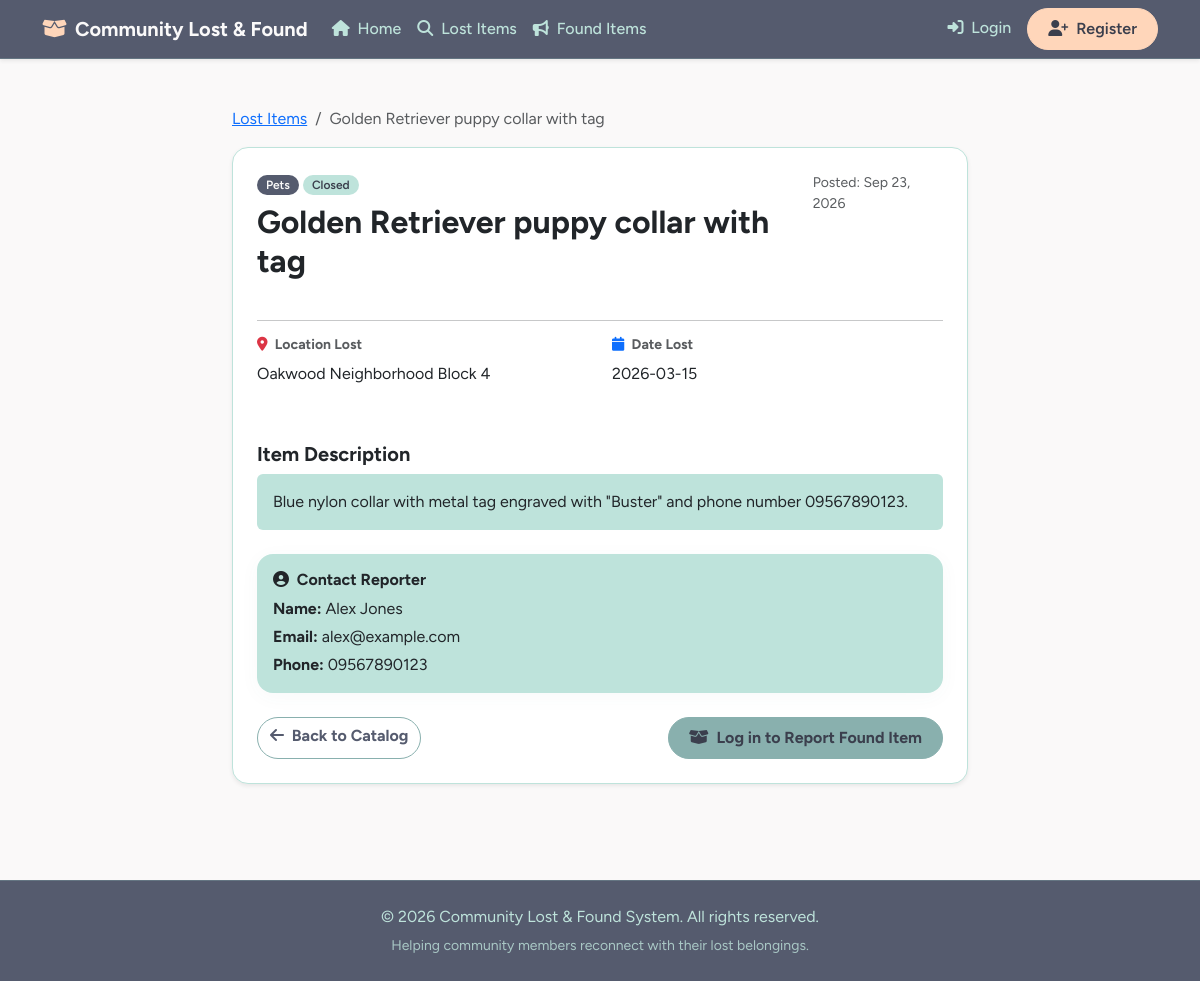
Page /lost_detail.php?id=3 on the committed database.
### tables this page shows
CREATE TABLE `items` (
  `item_id` INT AUTO_INCREMENT PRIMARY KEY,
  `user_id` INT NOT NULL,
  `status_id` INT NOT NULL DEFAULT 1,
  `item_type` ENUM('Lost', 'Found') NOT NULL,
  `related_lost_item_id` INT DEFAULT NULL,
  `category_id` INT NOT NULL,
  `title` VARCHAR(150) NOT NULL,
  `description` TEXT NOT NULL,
  `location` VARCHAR(150) NOT NULL,
  `event_date` DATE NOT NULL,
  `created_at` TIMESTAMP DEFAULT CURRENT_TIMESTAMP,
  `updated_at` TIMESTAMP DEFAULT CURRENT_TIMESTAMP ON UPDATE CURRENT_TIMESTAMP,
  CONSTRAINT `fk_item_user` FOREIGN KEY (`user_id`) REFERENCES `users` (`user_id`) ON DELETE CASCADE,
  CONSTRAINT `fk_item_status` FOREIGN KEY (`status_id`) REFERENCES `i_status` (`status_id`) ON DELETE RESTRICT,
  CONSTRAINT `fk_item_category` FOREIGN KEY (`category_id`) REFERENCES `categories` (`category_id`) ON DELETE RESTRICT,
  CONSTRAINT `fk_found_lost_item` FOREIGN KEY (`related_lost_item_id`) REFERENCES `items` (`item_id`) ON DELETE SET NULL,
  INDEX `idx_related_lost_item_id` (`related_lost_item_id`),
  INDEX `idx_item_type` (`item_type`)
);

CREATE TABLE `categories` (
  `category_id` INT AUTO_INCREMENT PRIMARY KEY,
  `category` VARCHAR(50) NOT NULL UNIQUE
);

CREATE TABLE `i_status` (
  `status_id` INT AUTO_INCREMENT PRIMARY KEY,
  `status` VARCHAR(30) NOT NULL UNIQUE
);

CREATE TABLE `users` (
  `user_id` INT AUTO_INCREMENT PRIMARY KEY,
  `role_id` INT NOT NULL,
  `username` VARCHAR(50) NOT NULL UNIQUE,
  `email` VARCHAR(100) NOT NULL UNIQUE,
  `passwordhash` VARCHAR(255) NOT NULL,
  `firstname` VARCHAR(50) NOT NULL,
  `lastname` VARCHAR(50) NOT NULL,
  `phone` VARCHAR(20) DEFAULT NULL,
  `created_at` TIMESTAMP DEFAULT CURRENT_TIMESTAMP,
  CONSTRAINT `fk_user_role` FOREIGN KEY (`role_id`) REFERENCES `roles` (`role_id`) ON DELETE RESTRICT
);

### db.php (called while the page is built, shortened)
<?php
function isLoggedIn() {
    return isset($_SESSION['user_id']);
}

### lost_detail.php (the view, shortened to what this page needs)
<?php
require_once 'db.php';
$id = intval($_GET['id'] ?? 0);
$stmt = $pdo->prepare("SELECT i.*, CONCAT(u.firstname, ' ', u.lastname) AS full_name, u.email, u.phone, c.category, s.status
                       FROM items i
                       JOIN users u ON i.user_id = u.user_id
                       JOIN categories c ON i.category_id = c.category_id
                       JOIN i_status s ON i.status_id = s.status_id
                       WHERE i.item_id = ? AND i.item_type = 'Lost'");
$stmt->execute([$id]);
$item = $stmt->fetch();
include 'header.php';
?>
<div class="container my-5">
    <div class="row justify-content-center">
        <div class="col-md-8">
            <nav aria-label="breadcrumb" class="mb-3">
                <ol class="breadcrumb">
                    <li class="breadcrumb-item"><a href="lost_items.php">Lost Items</a></li>
                    <li class="breadcrumb-item active" aria-current="page"><?php echo htmlspecialchars($item['title']); ?></li>
                </ol>
            </nav>
            <div class="card shadow-sm p-4">
                <div class="d-flex justify-content-between align-items-start mb-3">
                    <div>
                        <span class="badge bg-danger mb-2"><?php echo htmlspecialchars($item['category']); ?></span>
                        <span class="badge bg-secondary mb-2"><?php echo htmlspecialchars($item['status']); ?></span>
                        <h2 class="fw-bold"><?php echo htmlspecialchars($item['title']); ?></h2>
                    </div>
                    <span class="text-muted small">Posted: <?php echo date('M d, Y', strtotime($item['created_at'])); ?></span>
                </div>
                <hr>
                <div class="row mb-4">
                    <div class="col-md-6 mb-3">
                        <h6 class="text-muted fw-bold small uppercase"><i class="fa-solid fa-map-marker-alt text-danger me-1"></i> Location Lost</h6>
                        <p class="fs-6"><?php echo htmlspecialchars($item['location']); ?></p>
                    </div>
                    <div class="col-md-6 mb-3">
                        <h6 class="text-muted fw-bold small uppercase"><i class="fa-solid fa-calendar text-primary me-1"></i> Date Lost</h6>
                        <p class="fs-6"><?php echo htmlspecialchars($item['event_date']); ?></p>
                    </div>
                </div>
                <div class="mb-4">
                    <h5 class="fw-bold mb-2">Item Description</h5>
                    <div class="p-3 bg-light rounded">
                        <p class="mb-0"><?php echo nl2br(htmlspecialchars($item['description'])); ?></p>
                    </div>
                </div>
                <div class="card bg-light border-0 p-3 mb-4">
                    <h6 class="fw-bold mb-2"><i class="fa-solid fa-user-circle me-1"></i> Contact Reporter</h6>
                    <p class="mb-1"><strong>Name:</strong> <?php echo htmlspecialchars($item['full_name']); ?></p>
                    <p class="mb-1"><strong>Email:</strong> <?php echo htmlspecialchars($item['email']); ?></p>
                    <p class="mb-0"><strong>Phone:</strong> <?php echo htmlspecialchars($item['phone'] ?? 'Not provided'); ?></p>
                </div>
                <div class="d-flex justify-content-between">
                    <a href="lost_items.php" class="btn btn-outline-secondary fw-bold"><i class="fa-solid fa-arrow-left me-1"></i> Back to Catalog</a>
                    <div class="d-flex gap-2">
                        <?php if (isLoggedIn()): ?>
                            <a href="edit_found.php?lost_item_id=<?php echo $item['item_id']; ?>" class="btn btn-success fw-bold"><i class="fa-solid fa-box-open me-1"></i> Report Found Item</a>
                            <?php if ($_SESSION['user_id'] == $item['user_id'] || isAdminOrStaff()): ?>
                                <a href="edit_lost.php?id=<?php echo $item['item_id']; ?>" class="btn btn-warning fw-bold"><i class="fa-solid fa-edit me-1"></i> Edit Item</a>
                            <?php endif; ?>
                        <?php else: ?>
                            <a href="login.php" class="btn btn-success fw-bold"><i class="fa-solid fa-box-open me-1"></i> Log in to Report Found Item</a>
                        <?php endif; ?>
                    </div>
                </div>
            </div>
        </div>
    </div>
</div>
<?php include 'footer.php'; ?>

### header.php (style rules this page uses)
:root { --blue-slate: #555b6eff; --muted-teal: #89b0aeff; --frozen-water: #bee3dbff; --bright-snow: #faf9f9ff; --peach-fuzz: #ffd6baff; --ink: #3b3f4d; }
body { background-color: var(--bright-snow); color: var(--blue-slate); font-family: 'Figtree', system-ui, -apple-system, 'Segoe UI', sans-serif; display: flex; flex-direction: column; min-height: 100vh; }
.btn-success { background-color: var(--muted-teal); border-color: var(--muted-teal); color: var(--ink); font-weight: 600; border-radius: 999px; padding: .5rem 1.25rem; transition: background-color .15s, border-color .15s; }
.btn-outline-secondary, .btn-outline-success { border-color: var(--muted-teal); color: var(--blue-slate); font-weight: 600; border-radius: 999px; }
.card { border: 1px solid var(--frozen-water); border-radius: 16px; background-color: #ffffff; box-shadow: 0 4px 20px rgba(85, 91, 110, 0.04); transition: transform 0.2s ease, box-shadow 0.2s ease; }
.bg-light { background-color: var(--frozen-water) !important; border-radius: 16px; }
.badge { font-weight: 600; padding: .35em .75em; border-radius: 999px; }
.bg-danger { background-color: var(--blue-slate) !important; color: var(--bright-snow); }
.bg-secondary { background-color: var(--frozen-water) !important; color: var(--ink) !important; }

### rows in the picture
items: title "Golden Retriever puppy collar with tag", category.category "Pets", status.status "Closed", created_at "Sep 23, 2026", location "Oakwood Neighborhood Block 4", event_date "2026-03-15", description "Blue nylon collar with metal tag engraved with \"Buster\" and phone number 09567890123.", user.email "alex@example.com", user.phone "09567890123"

### other values in the picture
$item['full_name'] "Alex Jones"
